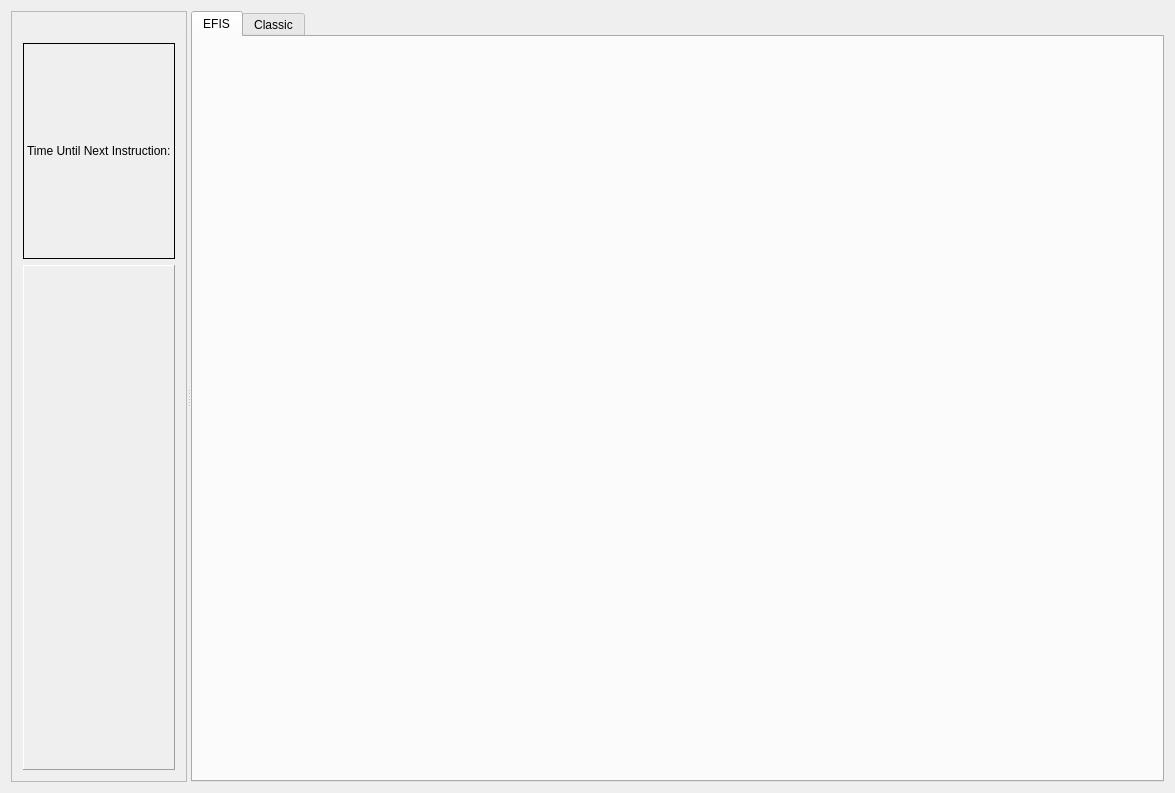
<?xml version="1.0" encoding="UTF-8"?>
<ui version="4.0">
 <class>MainWindow</class>
 <widget class="QMainWindow" name="MainWindow">
  <property name="geometry">
   <rect>
    <x>0</x>
    <y>0</y>
    <width>1175</width>
    <height>793</height>
   </rect>
  </property>
  <property name="windowTitle">
   <string>QFlightInstruments Example</string>
  </property>
  <widget class="QWidget" name="centralWidget">
   <layout class="QGridLayout" name="gridLayout_5">
    <item row="0" column="0">
     <layout class="QHBoxLayout" name="airbus_dials_HBoxL"/>
    </item>
    <item row="1" column="0">
     <widget class="QSplitter" name="splitter">
      <property name="orientation">
       <enum>Qt::Horizontal</enum>
      </property>
      <widget class="QFrame" name="frame">
       <property name="sizePolicy">
        <sizepolicy hsizetype="Minimum" vsizetype="Minimum">
         <horstretch>0</horstretch>
         <verstretch>1</verstretch>
        </sizepolicy>
       </property>
       <property name="maximumSize">
        <size>
         <width>16777215</width>
         <height>16777215</height>
        </size>
       </property>
       <property name="frameShape">
        <enum>QFrame::StyledPanel</enum>
       </property>
       <property name="frameShadow">
        <enum>QFrame::Raised</enum>
       </property>
       <layout class="QGridLayout" name="gridLayout">
        <item row="6" column="0">
         <widget class="QLabel" name="timeLabel">
          <property name="sizePolicy">
           <sizepolicy hsizetype="Preferred" vsizetype="Preferred">
            <horstretch>0</horstretch>
            <verstretch>7</verstretch>
           </sizepolicy>
          </property>
          <property name="frameShape">
           <enum>QFrame::Panel</enum>
          </property>
          <property name="frameShadow">
           <enum>QFrame::Raised</enum>
          </property>
          <property name="text">
           <string/>
          </property>
         </widget>
        </item>
        <item row="1" column="0">
         <spacer name="horizontalSpacer">
          <property name="orientation">
           <enum>Qt::Horizontal</enum>
          </property>
          <property name="sizeHint" stdset="0">
           <size>
            <width>40</width>
            <height>20</height>
           </size>
          </property>
         </spacer>
        </item>
        <item row="5" column="0">
         <widget class="QLabel" name="label_30">
          <property name="sizePolicy">
           <sizepolicy hsizetype="Preferred" vsizetype="Preferred">
            <horstretch>100</horstretch>
            <verstretch>3</verstretch>
           </sizepolicy>
          </property>
          <property name="autoFillBackground">
           <bool>true</bool>
          </property>
          <property name="frameShape">
           <enum>QFrame::Box</enum>
          </property>
          <property name="text">
           <string>Time Until Next Instruction:</string>
          </property>
         </widget>
        </item>
        <item row="0" column="0">
         <layout class="QHBoxLayout" name="ButtonsLayout"/>
        </item>
       </layout>
      </widget>
      <widget class="QTabWidget" name="tabWidget">
       <property name="sizePolicy">
        <sizepolicy hsizetype="Expanding" vsizetype="Expanding">
         <horstretch>10</horstretch>
         <verstretch>0</verstretch>
        </sizepolicy>
       </property>
       <property name="currentIndex">
        <number>0</number>
       </property>
       <widget class="QWidget" name="tab">
        <attribute name="title">
         <string>EFIS</string>
        </attribute>
        <layout class="QGridLayout" name="gridLayout_6">
         <item row="0" column="0">
          <widget class="WidgetEADI" name="widgetEADI" native="true">
           <property name="sizePolicy">
            <sizepolicy hsizetype="Preferred" vsizetype="Preferred">
             <horstretch>2</horstretch>
             <verstretch>0</verstretch>
            </sizepolicy>
           </property>
          </widget>
         </item>
         <item row="0" column="1">
          <widget class="WidgetEHSI" name="widgetEHSI" native="true">
           <property name="sizePolicy">
            <sizepolicy hsizetype="Preferred" vsizetype="Preferred">
             <horstretch>2</horstretch>
             <verstretch>0</verstretch>
            </sizepolicy>
           </property>
           <property name="minimumSize">
            <size>
             <width>0</width>
             <height>0</height>
            </size>
           </property>
          </widget>
         </item>
        </layout>
       </widget>
       <widget class="QWidget" name="tab_2">
        <attribute name="title">
         <string>Classic</string>
        </attribute>
        <layout class="QGridLayout" name="gridLayout_7">
         <item row="0" column="0">
          <widget class="WidgetSix" name="widgetSix" native="true">
           <property name="sizePolicy">
            <sizepolicy hsizetype="Preferred" vsizetype="Preferred">
             <horstretch>3</horstretch>
             <verstretch>0</verstretch>
            </sizepolicy>
           </property>
          </widget>
         </item>
        </layout>
       </widget>
      </widget>
     </widget>
    </item>
   </layout>
  </widget>
 </widget>
 <layoutdefault spacing="6" margin="11"/>
 <customwidgets>
  <customwidget>
   <class>WidgetEADI</class>
   <extends>QWidget</extends>
   <header>example/WidgetEADI.h</header>
   <container>1</container>
  </customwidget>
  <customwidget>
   <class>WidgetEHSI</class>
   <extends>QWidget</extends>
   <header>example/WidgetEHSI.h</header>
   <container>1</container>
  </customwidget>
  <customwidget>
   <class>WidgetSix</class>
   <extends>QWidget</extends>
   <header>example/WidgetSix.h</header>
   <container>1</container>
  </customwidget>
 </customwidgets>
 <tabstops>
  <tabstop>tabWidget</tabstop>
 </tabstops>
 <resources/>
 <connections/>
</ui>
